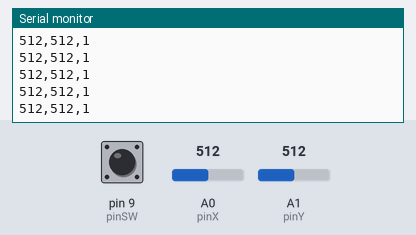
This sketch was run on a simulated Arduino Uno, built with avr-gcc and run on an emulated ATmega328P. Parts: the last lines printed to the serial monitor. Inputs (shaded band) come from the test bench; at power-on: A0 (pinX) = 512, A1 (pinY) = 512, pin 9 (pinSW) HIGH.

Above: at 1.2 s.
1.3 s: A0 (pinX) set to 716
At 1.31 s:
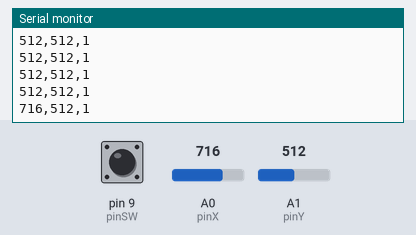
2.8 s: A1 (pinY) set to 716
At 2.82 s:
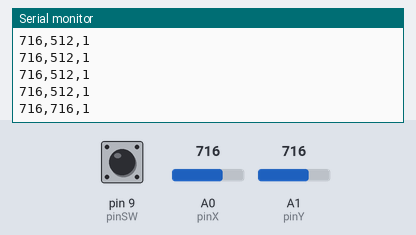
4.3 s: pin 9 (pinSW) pulled LOW for 0.15 s
At 4.33 s:
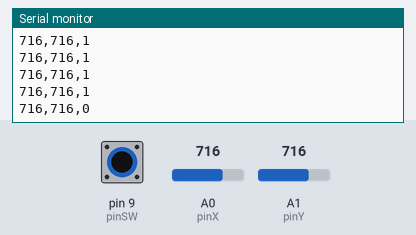
5.9 s: A0 (pinX) set to 900
At 5.94 s:
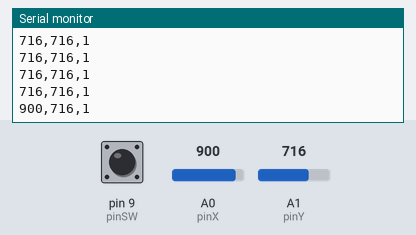
7.4 s: pin 9 (pinSW) pulled LOW for 1 s
At 7.45 s:
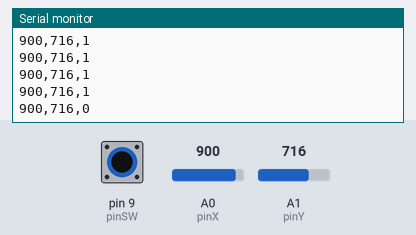
9.9 s: A1 (pinY) set to 0
At 9.97 s:
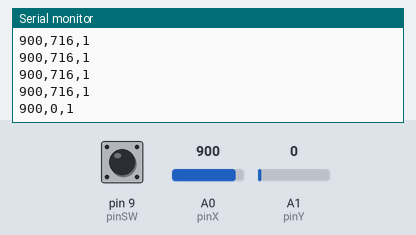
Timing chart, 0 to 12.9 s (numbered marks = the images above; inputs shaded):
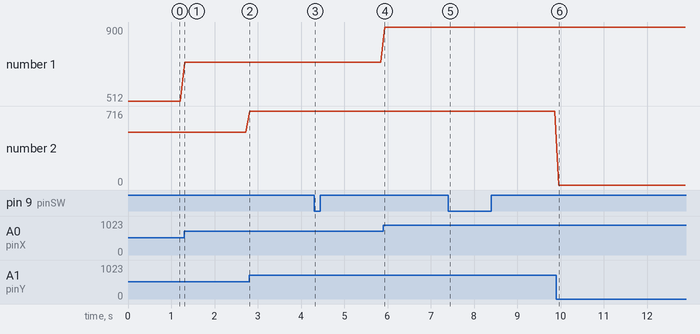

The sketch:

semaforo.ino
```cpp
const int pinX = A0;
const int pinY = A1;
const int pinSW = 9;

void setup() {
  Serial.begin(9600);
  pinMode(pinSW, INPUT_PULLUP);  // Configurar el pin SW como entrada con resistencia pull-up
}

void loop() {
  int valorX = analogRead(pinX);
  int valorY = analogRead(pinY);
  int buttonSW = digitalRead(pinSW);  // Leer el estado del botón SW

  Serial.print(valorX);
  Serial.print(",");
  Serial.print(valorY);
  Serial.print(",");
  Serial.println(buttonSW);

  delay(100);  // Retraso para la estabilidad de la lectura
}
```

Measured:
- after the input at 1.3 s, the serial monitor: prints a new line at once (image 1)
- after the input at 2.8 s, the serial monitor: prints a new line at once (image 2)
- after the input at 4.3 s, the serial monitor: prints a new line at once (image 3)
- after the input at 5.9 s, the serial monitor: prints a new line at once (image 4)
- after the input at 7.4 s, the serial monitor: prints a new line after 0.05 s (image 5)
- after the input at 9.9 s, the serial monitor: prints a new line after 0.06 s (image 6)
- plotted number 1: 512 → 716 after the input at 1.3 s, 716 → 900 after the input at 5.9 s
